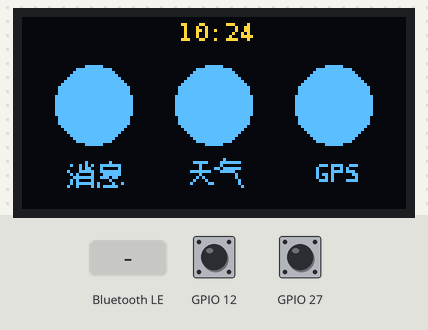
Recording of a sketch running on a simulated ESP32. Parts: 128×64 one-colour display. Inputs (shaded band) come from the test bench; at power-on: GPIO 12 HIGH, GPIO 27 HIGH. The OLED is the two-colour kind (top 16 rows yellow); WiFi joins after 1.5 s; servers stay silent unless stated; the local clock reads 2024-03-15 10:24:30 at power-on unless the sketch sets it; nothing arrives over Bluetooth unless stated; a phone connects over Bluetooth LE 3 s after start; what the sketch prints to the serial monitor is not drawn.

Above: at 2.7 s.
2.8 s: Bluetooth LE write "QQ" received
4.3 s: Bluetooth LE write "WC" received
5.8 s: Bluetooth LE write "msg" received
At 30.6 s:
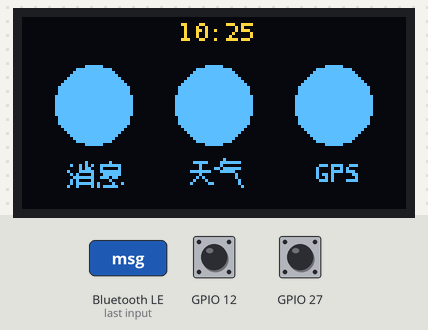
Timing chart, 0 to 31.5 s (numbered marks = the images above; inputs shaded):
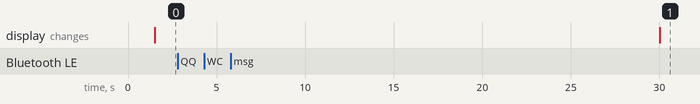

The sketch:

Glasses.ino
```cpp
#include <OLEDDisplayUi.h>
#include <SSD1306Spi.h>
#define USE_SERIAL Serial
#define DC  (17)
#define CS  (16)
#define RES  (4)
int screenW = 128;
int screenH = 64;
int CenterX = screenW/2;
int CenterY = ((screenH+16)/2);   // top yellow part is 16 px height
SSD1306Spi display(RES, DC, CS);
OLEDDisplayUi ui (&display);
#include "xbmpicture.h"
#include "englishfont.h"
//OLED head need
//#include "cJSON.h"
//cJSON* weather_data;
//char data_buffer[15000] = {};
#include <WiFi.h>

//#include <HTTPClient.h>
#include "time.h"
const char* ssid       = "UniqueStudio-810";
const char* password   = "uniquestudio";

const char* ntpServer = "1.cn.pool.ntp.org";
const long  gmtOffset_sec = 3600*8;
const int   daylightOffset_sec = 0;
//NTPTime need
#include <BLEDevice.h>
#include <BLEUtils.h>
#include <BLEServer.h>
#define SERVICE_UUID        "91bad492-b950-4226-aa2b-4ede9fa42f59"
#define CHARACTERISTIC_UUID "0d563a58-196a-48ce-ace2-dfec78acc814"

struct Received {
  bool QQ = false;
  bool Wechat = false;
  bool msg = false;
  bool call = false;
} received;

class MyCallbacks: public BLECharacteristicCallbacks {
    void onWrite(BLECharacteristic *pCharacteristic) {
      std::string value = pCharacteristic->getValue();

      if (value.length() > 0) {
        Serial.println("*********");
        Serial.print("New value: ");
        for (int i = 0; i < value.length(); i++)
          Serial.print(value[i]);

        Serial.println();
        Serial.println("*********");

        if (value == "QQ")
          received.QQ = true;
        else if (value == "WC")
          received.Wechat = true;
        else if (value == "msg")
          received.msg = true;
        else if (value == "call")
          received.call = true;
      }
    }
};
//BLE

int threshold = 30;
bool touch1detected = false;
bool touch2detected = false;

void gotTouch1(){
  touch1detected = true;
}

void gotTouch2(){
 touch2detected = true;
}
//touch interrupt

String twoDigits(int digits){
  if(digits < 10) {
    String i = '0'+String(digits);
    return i;
  }
  else {
    return String(digits);
  }
}

void printLocalTime()
{
  struct tm timeinfo;
  if(!getLocalTime(&timeinfo)){
    Serial.println("Failed to obtain time");
    return;
  }
  Serial.println(&timeinfo, "%A, %B %d %Y %H:%M:%S");
}

void TimeSync(void) {
  Serial.printf("Connecting to %s ", ssid);
  WiFi.begin(ssid, password);
  while (WiFi.status() != WL_CONNECTED) {
      delay(500);
      Serial.print(".");
  }
  Serial.println(" CONNECTED");

  //init and get the time
  configTime(gmtOffset_sec, daylightOffset_sec, ntpServer);
  printLocalTime();
  WiFi.disconnect(true);
  WiFi.mode(WIFI_OFF);
}

void mainpageFrame(OLEDDisplay *display, OLEDDisplayUiState* state, int16_t x, int16_t y) {
  const int8_t dotR = 27;
  display->setTextAlignment(TEXT_ALIGN_CENTER);
  display->setFont(DialogInput_plain_8);
  display->fillCircle(CenterX-40, 29, dotR/2);
  display->fillCircle(CenterX, 29, dotR/2);
  display->fillCircle(CenterX+40, 29, dotR/2);
  display->drawXbm(CenterX-50, 47,msg_width, msg_height, msg_bits);
  display->drawXbm(CenterX-10, 47,weather_width, weather_height, weather_bits);
  display->drawString(CenterX+40, 47, "GPS");
}

void msgFrame(OLEDDisplay *display, OLEDDisplayUiState* state, int16_t x, int16_t y) {
  display->setTextAlignment(TEXT_ALIGN_CENTER);
  display->setFont(DialogInput_plain_8);

  if (received.call) {
    display->drawString(CenterX, CenterY, "Calling");
    delay(1000);
    received.call = false;
  }
  else if (received.msg) {
    display->drawString(CenterX, CenterY, "New Message");
    delay(1000);
    received.msg = false;
  }
  else if (received.QQ) {
    display->drawString(CenterX, CenterY, "QQ Message");
    delay(1000);
    received.QQ = false;
  }
  else if (received.Wechat) {
    display->drawString(CenterX, CenterY, "New Wechat");
    delay(1000);
    received.Wechat = false;
  }
  else {
    display->drawString(CenterX, CenterY, "EMPTY");
    delay(1000);
  }

}

void topOverlay(OLEDDisplay *display, OLEDDisplayUiState *state) {
  struct tm timeinfo;
  display->setTextAlignment(TEXT_ALIGN_CENTER);
  display->setFont(DialogInput_plain_8);
  getLocalTime(&timeinfo);

  String timenow = String(timeinfo.tm_hour)+":"+twoDigits(timeinfo.tm_min);

  display->drawString(64, 0, timenow );

}

FrameCallback frames[] = { mainpageFrame};
int frameCount = 1;

OverlayCallback overlays[]= {topOverlay};
int overlaysCount = 1;

void setup() {
  Serial.begin(115200);

  Serial.println("The device started, now you can pair it with bluetooth!");
  TimeSync();

  ui.setTargetFPS(45);
  ui.setFrameAnimation(SLIDE_LEFT);
  ui.setFrames(frames, frameCount);
  ui.disableAllIndicators();
  ui.setTimePerTransition(20);
  // Initialising the UI will init the display too.
  ui.setOverlays(overlays, overlaysCount);
  ui.init();
  display.flipScreenVertically();

  BLEDevice::init("BitGlass");
  BLEServer *Server = BLEDevice::createServer();
  BLEService *msgService = Server->createService(SERVICE_UUID);
  BLECharacteristic *whichApp = msgService->createCharacteristic(
                                            CHARACTERISTIC_UUID,
                                            BLECharacteristic::PROPERTY_READ |
                                            BLECharacteristic::PROPERTY_WRITE
                                            );
  whichApp->setCallbacks(new MyCallbacks());
  whichApp->setValue(0);
  msgService->start();

  BLEAdvertising *pAdvertising = Server->getAdvertising();
  pAdvertising->start();

  touchAttachInterrupt(T7, gotTouch1, threshold);
  touchAttachInterrupt(T5, gotTouch2, threshold);

}

void loop() {
  // put your main code here, to run repeatedly:
  int remainingTimeBudget = ui.update();
  if (remainingTimeBudget > 0) {
    if(touch1detected){
      touch1detected = false;
      ui.nextFrame();
      delay(1);
    }
    if(touch2detected){
      touch2detected = false;
      ui.previousFrame();
      delay(1);
    }

      // Don't do stuff if you are below your
      // time budget.
      delay(remainingTimeBudget);
  }
}
```

xbmpicture.h
```cpp
#define weather_width 20
#define weather_height 10
static const uint8_t weather_bits[] = {
  0x00, 0x20, 0x00, 0xF8, 0xF0, 0x07, 0x20, 0x10, 0x00, 0x20, 0xEC, 0x07,
  0xFC, 0xF1, 0x01, 0x20, 0x00, 0x02, 0x50, 0x00, 0x02, 0x88, 0x00, 0x04,
  0x04, 0x03, 0x04, 0x00, 0x00, 0x08, };

#define msg_width 20
#define msg_height 10
static const uint8_t msg_bits[] = {
  0x00, 0x00, 0x00, 0x80, 0x80, 0x00, 0xA4, 0xF2, 0x07, 0xA0, 0x11, 0x04,
  0xE2, 0xF3, 0x07, 0x14, 0xE2, 0x07, 0xF8, 0x73, 0x03, 0x14, 0x82, 0x00,
  0xF4, 0x0B, 0x09, 0x12, 0xEA, 0x03, };
```

Source omitted: englishfont.h (data table, 19647 bytes)

Measured:
- after the input at 2.8 s, every drawn part: stays the same
- after the input at 4.3 s, every drawn part: stays the same
